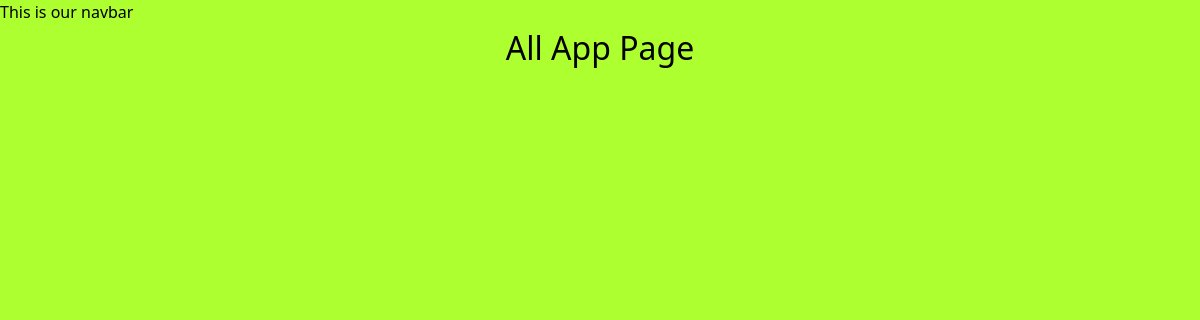
The app's page /app/, older data.
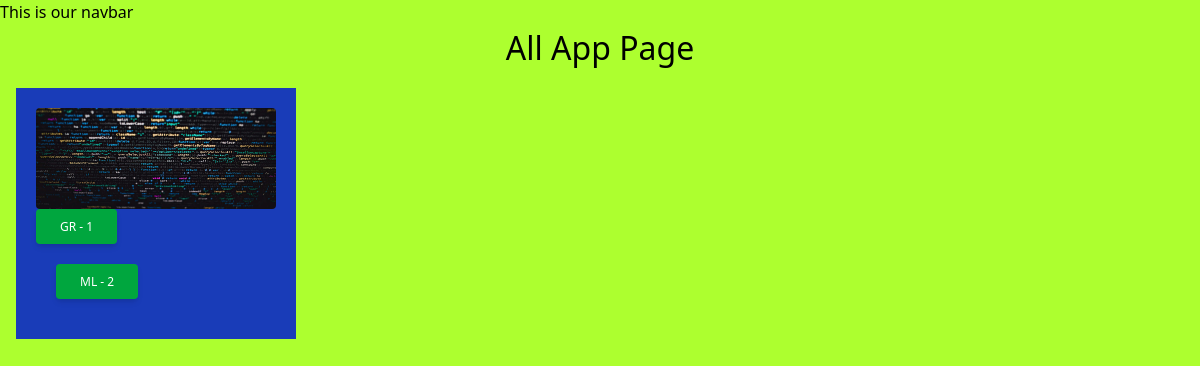
The same page, newer data.
### app/models.py (models this page shows, shortened)
class AppVariaty(models.Model):
  CHAI_TYPE_CHOICE = [
    ('ML', 'MASALA'),
    ('GR', 'GINGER'),
    ('KL','KIWI'),
    ('PL','PLAIN'),
    ('EL','ELACHI'),
  ]
  name = models.CharField(max_length= 100)
  image = models.ImageField(upload_to='images/')
  date_added = models.DateTimeField(default=timezone.now)
  type = models.CharField(max_length = 2, choices = CHAI_TYPE_CHOICE)
  description = models.TextField(default="Good Chai")

### app/views.py (the view)
# urls.py: path('' ,views.all_app, name = 'all_app'),
def all_app(request):
  apps = AppVariaty.objects.all()
  return render(request, 'app/all_app.html', {'apps': apps})

### app/templates/app/all_app.html (shortened to what this page needs)
{% extends "layout.html" %}
{% block content %}
<h1>All App Page</h1>
<div class = "grid grid-cols-4 gap-4 m-4">
{% for app in apps %}
  <div class = "bg-blue-800 p-5">
    <img class = "rounded" src = "{{app.image.url}}" alt = "">
    <a href = "{% url 'app_detail' app.id %}">
      <button type="button"
      class = "inline-block px-6 py-2.5 bg-green-600 text-white font-medium text-xs leading-tight uppercase rounded shadow-md hover:bg-green-700 hover:shadow-lg focus:bg-green-700 focus:shadow-lg focus:outline-none focus:ring-0 active:bg-green-800 active:shadow-lg transition duration-150 ease-in-out">
      {{app.type}} - {{app.id}}
    </button>
  </a>
{% endfor  %}
{% endblock %}

### templates/layout.html (shortened to what this page needs)
{% load static tailwind_tags %}
{% load static %}
<!DOCTYPE html>
<html lang="en">
  <head>
    <link rel="stylesheet" href="{% static 'style.css' %}" />
     {% tailwind_css %}
  </head>
  <body>
    <nav>This is our navbar</nav>
    {% block content %}{% endblock %}
  </body>
</html>

### static/style.css (style rules this page uses)
body { background-color: greenyellow; color:black; }
h1 { text-align: center; font-size: 2em; }

Row changes from the older to the newer data that the page shows:
added AppVariaty: image (picture), type "GR", id "1"
added AppVariaty: type "ML", id "2"
